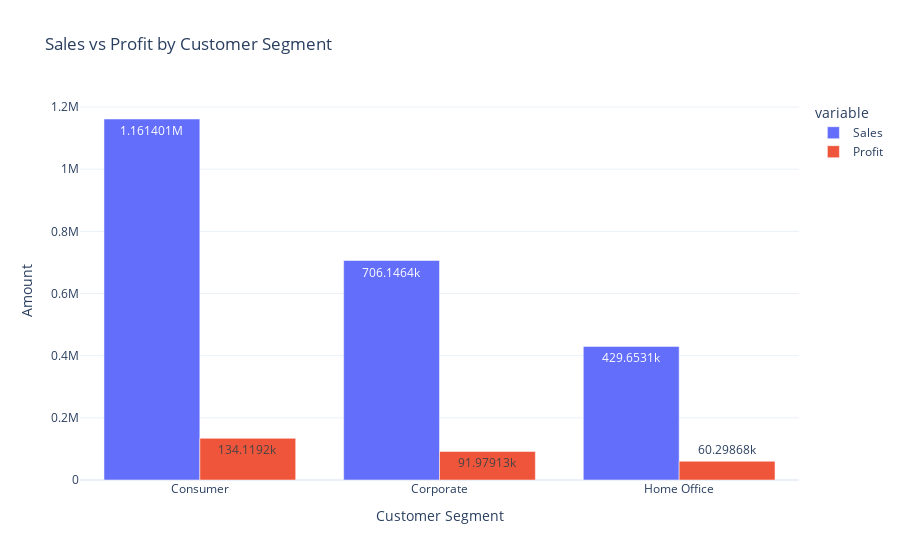

The cell this chart's notebook holds for it:
### Markdown cell above
# Sales and Profit Analysis by Customer Segment

### Code cell
segment_analysis = df.groupby("Segment", as_index=False)[["Sales", "Profit"]].sum()

# Create grouped bar chart
fig = px.bar(
    segment_analysis,
    x="Segment",
    y=["Sales", "Profit"],
    title="Sales vs Profit by Customer Segment",
    labels={"value": "Amount", "Segment": "Customer Segment"},
    barmode="group",
    text_auto=True
)

# Show chart
fig.show()

### Figure 1 — Plotly figure (JSON) as saved in the notebook; plotly's stock layout.template omitted (floating-point values rounded to 4 significant figures)
{"data": [{"alignmentgroup": "True", "hovertemplate": "variable=Sales<br>Customer Segment=%{x}<br>Amount=%{y}<extra></extra>", "legendgroup": "Sales", "marker": {"color": "#636efa", "pattern": {"shape": ""}}, "name": "Sales", "offsetgroup": "Sales", "orientation": "v", "showlegend": true, "textposition": "auto", "texttemplate": "%{y}", "type": "bar", "x": ["Consumer", "Corporate", "Home Office"], "xaxis": "x", "y": [1161000.0, 706100.0, 429700.0], "yaxis": "y"}, {"alignmentgroup": "True", "hovertemplate": "variable=Profit<br>Customer Segment=%{x}<br>Amount=%{y}<extra></extra>", "legendgroup": "Profit", "marker": {"color": "#EF553B", "pattern": {"shape": ""}}, "name": "Profit", "offsetgroup": "Profit", "orientation": "v", "showlegend": true, "textposition": "auto", "texttemplate": "%{y}", "type": "bar", "x": ["Consumer", "Corporate", "Home Office"], "xaxis": "x", "y": [134100.0, 91980.0, 60300.0], "yaxis": "y"}], "layout": {"barmode": "group", "legend": {"title": {"text": "variable"}, "tracegroupgap": 0}, "title": {"text": "Sales vs Profit by Customer Segment"}, "xaxis": {"anchor": "y", "domain": [0, 1], "title": {"text": "Customer Segment"}}, "yaxis": {"anchor": "x", "domain": [0, 1], "title": {"text": "Amount"}}}}
